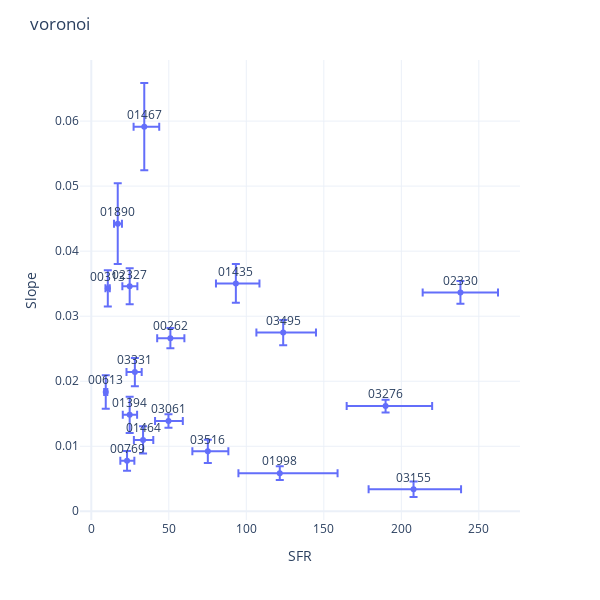

The notebook cell this image was saved under:
### Code cell
fig = px.scatter(x=np.asarray(sed_paras[idx_71_to_select]['sfr_50']).astype(float64),y=slope_pix,
                 error_x_minus=sed_paras[idx_71_to_select]['sfr_50']-sed_paras[idx_71_to_select]['sfr_16'],
                 error_x=sed_paras[idx_71_to_select]['sfr_84']-sed_paras[idx_71_to_select]['sfr_50'],
                 error_y=slope_pix_err,
                 text=id_table,template='plotly_white',labels={'x':'SFR','y':'Slope'})


fig.update_traces(textposition='top center')

fig.update_layout(
    height=600,
    width=600,
    title_text='voronoi'
)

fig.show()

### Figure 1 — Plotly figure (JSON) as saved in the notebook; plotly's stock layout.template omitted (floating-point values rounded to 4 significant figures)
{"data": [{"error_x": {"array": [9.034, 1.27, 1.009, 4.723, 4.791, 15.22, 6.589, 9.655, 2.712, 37.28, 4.96, 24.23, 9.255, 30.67, 30.04, 4.402, 21.15, 13.24], "arrayminus": [8.508, 1.518, 1.027, 4.333, 4.449, 12.83, 5.933, 6.89, 2.403, 26.68, 4.728, 24.36, 8.662, 28.99, 25.1, 5.404, 17.29, 9.978]}, "error_y": {"array": [0.001551, 0.002794, 0.002587, 0.00152, 0.002798, 0.00298, 0.002091, 0.006711, 0.006211, 0.001058, 0.002765, 0.001741, 0.001031, 0.001184, 0.0009943, 0.002163, 0.001935, 0.001804]}, "hovertemplate": "SFR=%{x}<br>Slope=%{y}<br>text=%{text}<extra></extra>", "legendgroup": "", "marker": {"color": "#636efa", "symbol": "circle"}, "mode": "markers+text", "name": "", "orientation": "v", "showlegend": false, "text": ["00262", "00313", "00613", "00769", "01394", "01435", "01464", "01467", "01890", "01998", "02327", "02330", "03061", "03155", "03276", "03331", "03495", "03516"], "textposition": "top center", "type": "scatter", "x": [51.01, 10.64, 9.317, 23.06, 24.75, 93.26, 33.4, 34.16, 17.05, 121.6, 24.76, 238.1, 49.78, 207.9, 189.8, 28.11, 123.8, 75.17], "xaxis": "x", "y": [0.02662, 0.03428, 0.01834, 0.007767, 0.01483, 0.03503, 0.01097, 0.05914, 0.04423, 0.005868, 0.0346, 0.03366, 0.01388, 0.003382, 0.01617, 0.02141, 0.02748, 0.009216], "yaxis": "y"}], "layout": {"height": 600, "legend": {"tracegroupgap": 0}, "margin": {"t": 60}, "title": {"text": "voronoi"}, "width": 600, "xaxis": {"anchor": "y", "autorange": true, "domain": [0, 1], "range": [-7.295, 276.6], "title": {"text": "SFR"}, "type": "linear"}, "yaxis": {"anchor": "x", "autorange": true, "domain": [0, 1], "range": [-0.001339, 0.06939], "title": {"text": "Slope"}, "type": "linear"}}}
